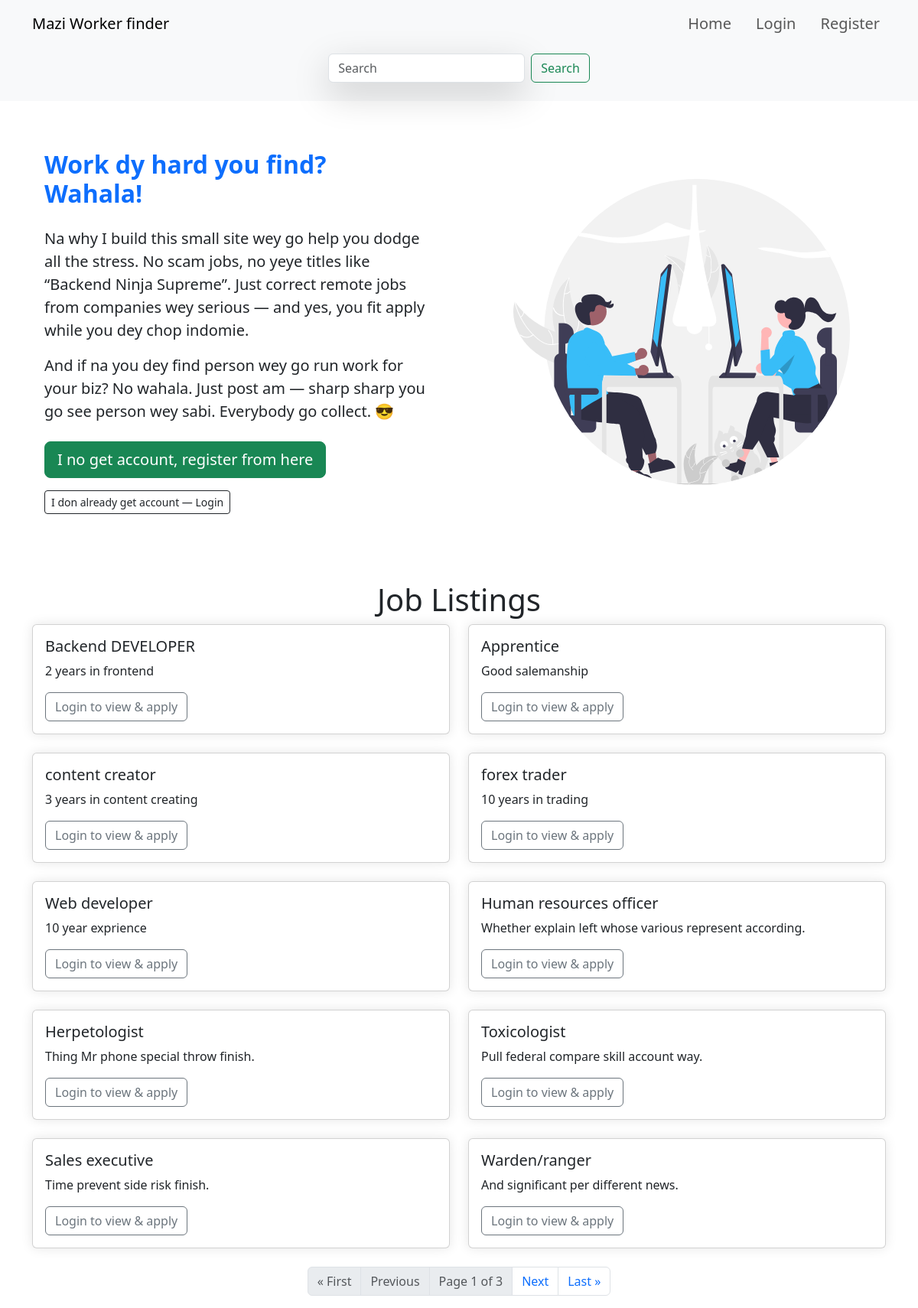
The page / on the database its author committed.
### jobboard/models.py (models this page shows, shortened)
class Job(models.Model):
    class Choices(models.TextChoices):
        AVAILABLE = 'available', 'Available'
        NOT_AVAILABLE = 'not_available', 'Not Available'
    title = models.CharField(max_length=100, null=False, blank= False)
    posted_by = models.ForeignKey(Employee,  on_delete=models.CASCADE)
    created_at = models.DateTimeField(auto_now_add=True)
    status = models.CharField(max_length=20, choices=Choices.choices, default=Choices.AVAILABLE)
    responsibilities = models.TextField(max_length=300, null= False, blank= False, default="")
    qualifications = models.CharField(max_length=100, null= False, blank= False)
    location = models.CharField(max_length=150, null=False, blank=False, default='')

### jobboard/views.py (the view, shortened to what this page needs)
# urls.py: path('', ViewJobs.as_view(), name='view_jobs'),
class ViewJobs(ListView):
    model = Job
    template_name = 'jobs/job_list.html'
    context_object_name = 'jobs'
    paginate_by = 10
    def get_queryset(self):
        return Job.objects.all().order_by('-created_at')
    def get_context_data(self, **kwargs):
        context = super().get_context_data(**kwargs)
        user = self.request.user
        is_worker = False
        worker_pk = None
        context['is_worker'] = is_worker
        context['worker_pk'] = worker_pk
        return context

### workers/context_processors.py (called while the page is built)
def is_worker_user(request):
    is_worker = (
        request.user.is_authenticated and
        getattr(request.user, 'user_type', None) == 'worker' and
        hasattr(request.user, 'workerdetails')
    )
    return {'is_worker': is_worker}

### templates/jobs/job_list.html
{% extends "base/layout.html" %}
{% load static %}
{% block content %}
{% include "jobs/nav_bar.html" %}
<div class="job_list custom-job-description">
  <div class="container mt-4">
  <h1 class="d-flex justify-content-center">Job Listings</h1>
  {% if jobs %}
    <div class="row">
      {% for job in jobs %}
        <div class="col-md-6 mb-4">
          <div class="card h-100">
            <div class="card-body">
              <h5 class="card-title">{{ job.title }}</h5>
              <p class="card-text">{{ job.qualifications }}</p>
               {% if user.is_authenticated %}
        <a href="{% url 'job_details' job.id %}" class="btn btn-primary">See more</a>
      {% else %}
        <a href="{% url 'login' %}?next={% url 'job_details' job.id %}" class="btn btn-outline-secondary">
          Login to view & apply
        </a>
      {% endif %}
            </div>
          </div>
        </div>
        {% if forloop.counter|divisibleby:2 and not forloop.last %}
          </div><div class="row">
        {% endif %}
      {% endfor %}
    </div>
  {% else %}
    <p>No jobs found.</p>
  {% endif %}
</div>
  <nav aria-label="Job pagination">
    <ul class="pagination justify-content-center">
      {% if page_obj.has_previous %}
        <li class="page-item"><a class="page-link" href="?page=1">&laquo; First</a></li>
        <li class="page-item"><a class="page-link" href="?page={{ page_obj.previous_page_number }}">Previous</a></li>
      {% else %}
        <li class="page-item disabled"><span class="page-link">&laquo; First</span></li>
        <li class="page-item disabled"><span class="page-link">Previous</span></li>
      {% endif %}
      <li class="page-item disabled">
        <span class="page-link">Page {{ page_obj.number }} of {{ page_obj.paginator.num_pages }}</span>
      </li>
      {% if page_obj.has_next %}
        <li class="page-item"><a class="page-link" href="?page={{ page_obj.next_page_number }}">Next</a></li>
        <li class="page-item"><a class="page-link" href="?page={{ page_obj.paginator.num_pages }}">Last &raquo;</a></li>
      {% else %}
        <li class="page-item disabled"><span class="page-link">Next</span></li>
        <li class="page-item disabled"><span class="page-link">Last &raquo;</span></li>
      {% endif %}
    </ul>
  </nav>
</div>
{% endblock %}

### static/css/dashboard.css (style rules this page uses)
body { background-color: #f8f9fa; font-family: 'Segoe UI', Tahoma, Geneva, Verdana, sans-serif; }
.card { border: none; box-shadow: 0 0 15px rgba(0,0,0,0.1); border-radius: 10px; }

### rows shown on the page
Job: title "Backend DEVELOPER", qualifications "2 years in frontend"
Job: title "Apprentice", qualifications "Good salemanship"
Job: title "content creator", qualifications "3 years in content creating"
Job: title "forex trader", qualifications "10 years in trading"
Job: title "Web developer", qualifications "10 year exprience"
Job: title "Human resources officer", qualifications "Whether explain left whose various represent according."
Job: title "Herpetologist", qualifications "Thing Mr phone special throw finish."
Job: title "Toxicologist", qualifications "Pull federal compare skill account way."
Job: title "Sales executive", qualifications "Time prevent side risk finish."
Job: title "Warden/ranger", qualifications "And significant per different news."

### other values the page prints
{{ page_obj.number }} "1"
{{ page_obj.paginator.num_pages }} "3"
